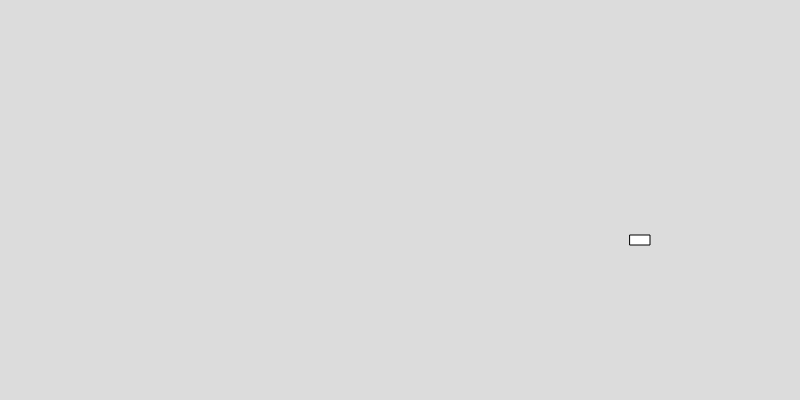
Frame 1 (no input)
Frame 60 (no input): identical to frame 1, image omitted
Frame 120 (the mouse pressed at the canvas centre since frame 60): identical to frame 1, image omitted

The p5.js sketch that drew this single still picture (run headless with seeded random() and noise() and a simulated clock; from frame 60 on, the mouse is pressed at the canvas centre):

// p5.js sketch
// ── sketch.js
let ratioX = 0.8;
let ratioY = 0.6;
let sizeX = 20;
let sizeY = 10;

function setup() {
  createCanvas(800, 400);
  rectMode(CENTER);
}

function draw() {
  background(220);

  //size
  //location
  rect(width * ratioX, height * ratioY, sizeX, sizeY);

  // line(width/4,height/4,width/4,3*height/4)
  // line(3*width/4,height/4,3*width/4,3*height/4)
  // line(width/4,height/4,3*width/4,height/4)
  // line(width/4,3*height/4,3*width/4,3*height/4)
}
